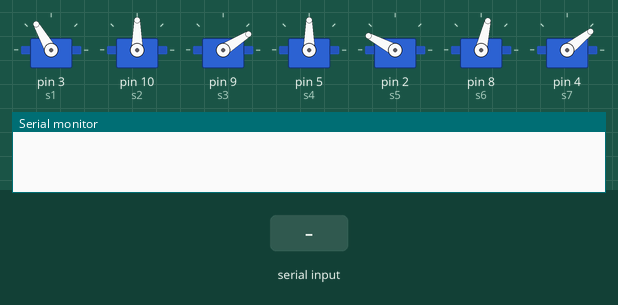
This sketch was run on a simulated Arduino Uno, built with avr-gcc and run on an emulated ATmega328P. Parts: 7 × servo, the last lines printed to the serial monitor. The test bench sets the inputs (shaded band).

Above: at 3.2 s.
3.3 s: "1" received over Serial
At 5.7 s:
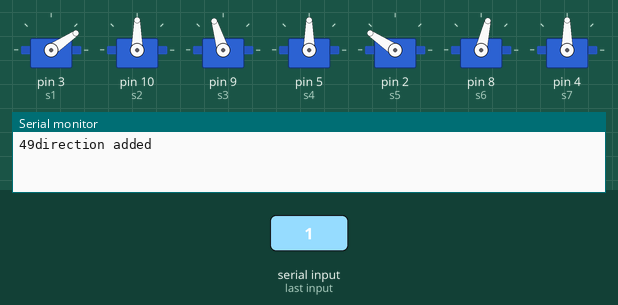
6.3 s: "5" received over Serial
At 7.4 s:
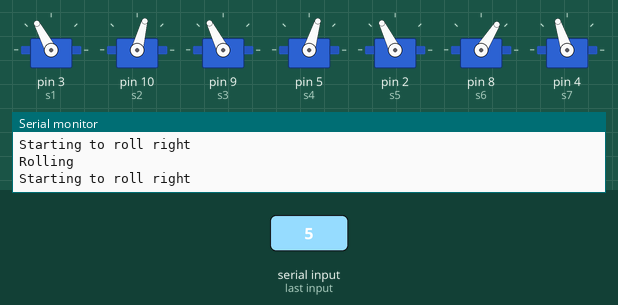
9.3 s: "4" received over Serial
12.3 s: "0" received over Serial
15.3 s: "2" received over Serial
At 17.2 s:
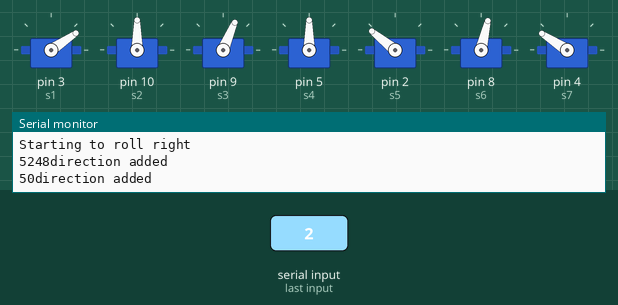
18.3 s: "0" received over Serial
Timing chart, 0 to 68.8 s (numbered marks = the images above; inputs shaded):
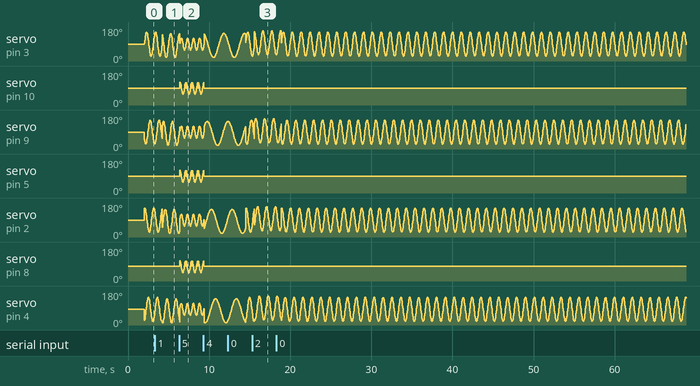

The sketch:

Smartphonesnakerobot.ino
```cpp
#include <Servo.h>
#include <SPI.h>
#include <nRF24L01.h>
#include <RF24.h>
#include<stdio.h>
#include <avr/io.h>
#include <util/delay.h>
#include <stdlib.h>
#include<avr/interrupt.h>

/*
 * Serpentine lateral plane:
 * a=0.6*pi
 * b=2*pi
 * c=0
 *
 *  a=0.75*pi;
    b=3.5*pi;
    c=-0.2*pi;
    num_segments = 5;

          a=1.5*pi;
          b=3*pi;
          c=0*pi;


 */

 /*
  * Rolling gait:
  * a=0.9*pi
  * b=1*pi
  * c=0
  * n=8
  * phase diff += 0.1
  * add pi to switch direction
  */

// Define servo objects for the snake segments
Servo s1;
Servo s2;
Servo s3;
Servo s4;
Servo s5;
Servo s6;
Servo s7;
int direc =48;
const float pi = 3.141593;
int counter = 0;
int frequency = 1;
int startPause = 2000;
int data=52;
int previousdata=52;
float a = 0.9*pi;                                   //Ampli Coeff
float b = 1*pi;                                     //Curve Coeff
float c = 0;                                        //Turn Coeff
float num_segments = 8;
float gamma=-c/num_segments;
float beta=b/num_segments;
float alpha=a*abs(sin(beta/2));
unsigned long previousMillis = 0;
long interval = 4;
void setup()
{
  Serial.begin(9600);

  // Attach segments to pins
   s1.attach(3); //blue left - 1st servo
   s2.attach(10); //black right - 2nd servo
   s3.attach(9); //violet right - 3rd servo
   s4.attach(5); //black left - 4th servo
   s5.attach(2); //white left - 5th servo
   s6.attach(8); //blue right - 6th servo
   s7.attach(4); //brown left - 7th servo

//Put snake in starting position
   s1.write(90);
   s2.write(90);
   s3.write(90);
   s4.write(90);
   s5.write(90);
   s6.write(90-13);
   s7.write(90-7);
   delay(startPause);
   previousMillis = millis();
}
void loop()
{
   if(Serial.available() > 0)      // Send data only when you receive data:
   {
      data = Serial.read();        //Read the incoming data & store into data
      Serial.print(data);          //Print Value inside data in Serial monitor
      if(data != 52 && data !=53)
      {
        direc = data;
        data = previousdata;
        Serial.println("direction added");
      }
   }
  if(data==52)
  {/*
    Serial.println("Helical on");
    //Helical gait
         if(direc ==48)
        {
          Serial.println("heli straight");
          a=0.8*pi;
          b=2*pi;
          c=0;
          num_segments = 8;
          gamma=-c/num_segments;
          beta=b/num_segments;
          alpha=a*abs(sin(beta/2));
          //Serial.println("helical");
          for(counter = 0; counter < 360;)
          {
            unsigned long currentMillis = millis();
            if (currentMillis - previousMillis >= interval)
            {
              previousMillis = currentMillis;
              s1.write(90 + (alpha*sin(frequency*counter*pi/180+0*beta)+gamma)*180/pi);
              //Serial.println((alpha*sin(frequency*counter*pi/180+0*beta)+gamma)*180/pi);
              s2.write(90 + (alpha*sin(frequency*counter*pi/180+1*beta+pi/2)+gamma)*180/pi);
              s3.write(90 + (alpha*sin(frequency*counter*pi/180+2*beta)+gamma)*180/pi);
              s4.write(90 + (alpha*sin(frequency*counter*pi/180+3*beta+pi/2)+gamma)*180/pi);
              s5.write(90 + (alpha*sin(frequency*counter*pi/180+4*beta)+gamma)*180/pi);
              s6.write(90 - 13 + (alpha*sin(frequency*counter*pi/180+5*beta+pi/2)+gamma)*180/pi);
              s7.write(90 - 7 + (alpha*sin(frequency*counter*pi/180+6*beta)+gamma)*180/pi);
              counter += 1;
            }
          }
        }
        else if(direc ==49)
        {
          Serial.println("heli right");
          a=0.8*pi;
          b=2*pi;
          c=0;
          num_segments = 8;
          gamma=-c/num_segments;
          beta=b/num_segments;
          alpha=a*abs(sin(beta/2));
          //Serial.println("helical");
          for(counter = 0; counter < 360;)
          {
            unsigned long currentMillis = millis();
            if (currentMillis - previousMillis >= interval)
            {
              previousMillis = currentMillis;
              s1.write(90 + (alpha*sin(frequency*counter*pi/180+0*beta)+gamma)*180/pi);
              //Serial.println((alpha*sin(frequency*counter*pi/180+0*beta)+gamma)*180/pi);
              s2.write(90 + (alpha*sin(frequency*counter*pi/180+1*beta+pi/2)+gamma)*180/pi);
              s3.write(90 + (alpha*sin(frequency*counter*pi/180+2*beta)+gamma)*180/pi);
              s4.write(90 + (alpha*sin(frequency*counter*pi/180+3*beta+pi/2)+gamma)*180/pi);
              s5.write(90 + (alpha*sin(frequency*counter*pi/180+4*beta)+gamma)*180/pi);
              s6.write(90 - 13 + (alpha*sin(frequency*counter*pi/180+5*beta+pi/2)+gamma)*180/pi);
              s7.write(90 - 7 + (alpha*sin(frequency*counter*pi/180+6*beta)+gamma)*180/pi);
              counter += 1;
            }
          }
        }
        else if(direc ==50)
        {
          Serial.println("heli back");
          a=0.8*pi;
          b=2*pi;
          c=0;
          num_segments = 8;
          gamma=-c/num_segments;
          beta=b/num_segments;
          alpha=a*abs(sin(beta/2));
          //Serial.println("helical");
          for(counter = 0; counter < 360;)
          {
            unsigned long currentMillis = millis();
            if (currentMillis - previousMillis >= interval)
            {
              previousMillis = currentMillis;
              s1.write(90 + (alpha*sin(frequency*counter*pi/180+0*beta)+gamma)*180/pi);
              //Serial.println((alpha*sin(frequency*counter*pi/180+0*beta)+gamma)*180/pi);
              s2.write(90 + (alpha*sin(frequency*counter*pi/180+1*beta+pi/2)+gamma)*180/pi);
              s3.write(90 + (alpha*sin(frequency*counter*pi/180+2*beta)+gamma)*180/pi);
              s4.write(90 + (alpha*sin(frequency*counter*pi/180+3*beta+pi/2)+gamma)*180/pi);
              s5.write(90 + (alpha*sin(frequency*counter*pi/180+4*beta)+gamma)*180/pi);
              s6.write(90 - 13 + (alpha*sin(frequency*counter*pi/180+5*beta+pi/2)+gamma)*180/pi);
              s7.write(90 - 7 + (alpha*sin(frequency*counter*pi/180+6*beta)+gamma)*180/pi);
              counter += 1;
            }
          }
        }
        else if(direc ==51)
        {
          Serial.println("heli left");
          a=0.8*pi;
          b=2*pi;
          c=0;
          num_segments = 8;
          gamma=-c/num_segments;
          beta=b/num_segments;
          alpha=a*abs(sin(beta/2));
          //Serial.println("helical");
          for(counter = 0; counter < 360;)
          {
            unsigned long currentMillis = millis();
            if (currentMillis - previousMillis >= interval)
            {
              previousMillis = currentMillis;
              s1.write(90 + (alpha*sin(frequency*counter*pi/180+0*beta)+gamma)*180/pi);
              //Serial.println((alpha*sin(frequency*counter*pi/180+0*beta)+gamma)*180/pi);
              s2.write(90 + (alpha*sin(frequency*counter*pi/180+1*beta+pi/2)+gamma)*180/pi);
              s3.write(90 + (alpha*sin(frequency*counter*pi/180+2*beta)+gamma)*180/pi);
              s4.write(90 + (alpha*sin(frequency*counter*pi/180+3*beta+pi/2)+gamma)*180/pi);
              s5.write(90 + (alpha*sin(frequency*counter*pi/180+4*beta)+gamma)*180/pi);
              s6.write(90 - 13 + (alpha*sin(frequency*counter*pi/180+5*beta+pi/2)+gamma)*180/pi);
              s7.write(90 - 7 + (alpha*sin(frequency*counter*pi/180+6*beta)+gamma)*180/pi);
              counter += 1;
            }
          }
        }
    previousdata = data;
    */
        //Serpentine gait
         if(direc == 48)
        {
          //Serial.println("hell");
          a=0.6*pi;
          b=2*pi;
          c=0*pi;
          num_segments = 5;
          gamma=-c/num_segments;
          beta=b/num_segments;
          alpha=a*abs(sin(beta/2));
          interval = 3;
          //Serial.println("Serpentine forward");
            // Serpentine motion
          for(counter = 0; counter < 360;)
          {
            unsigned long currentMillis = millis();
            if (currentMillis - previousMillis >= interval)
            {
              previousMillis = currentMillis;
              s1.write(90 + (alpha*sin(frequency*counter*pi/180-0*beta)+gamma)*180/pi);
              //Serial.println(90 + (alpha*sin(frequency*counter*pi/180-1*beta)+gamma)*180/pi);
              //s2.write(90 + (alpha*sin(frequency*counter*pi/180+0.1*beta+pi/2)+gamma)*180/pi);
              s3.write(90 + (alpha*sin(frequency*counter*pi/180-2*beta)+gamma)*180/pi);
              //s4.write(90 + (alpha*sin(frequency*counter*pi/180+0.3*beta+pi/2)+gamma)*180/pi);
              s5.write(90 + (alpha*sin(frequency*counter*pi/180-4*beta)+gamma)*180/pi);
              //s6.write(90 - 13 + (alpha*sin(frequency*counter*pi/180+0.5*beta+pi/2)+gamma)*180/pi);
              s7.write(90 - 7 + (alpha*sin(frequency*counter*pi/180-6*beta)+gamma)*180/pi);
              counter += 1;
            }
          }
        }
        else if(direc == 49)
        {
          a=0.6*pi;
          b=2*pi;
          c=0.2*pi;
          num_segments = 5;
          gamma=-c/num_segments;
          beta=b/num_segments;
          alpha=a*abs(sin(beta/2));
          //Serial.println("Serpentine right");

            // Serpentine motion right
          for(counter = 0; counter < 360;)
          {
            unsigned long currentMillis = millis();
            if (currentMillis - previousMillis >= interval)
            {
              previousMillis = currentMillis;
              s1.write(90 + (alpha*sin(frequency*counter*pi/180-1*beta+pi)+gamma)*180/pi);
              //Serial.println(90 + (alpha*sin(frequency*counter*pi/180-1*beta)+gamma)*180/pi);
              //s2.write(90 + (alpha*sin(frequency*counter*pi/180+0.1*beta+pi/2)+gamma)*180/pi);
              s3.write(90 + (alpha*sin(frequency*counter*pi/180-2*beta+pi)+gamma)*180/pi);
              //s4.write(90 + (alpha*sin(frequency*counter*pi/180+0.3*beta+pi/2)+gamma)*180/pi);
              s5.write(90 + (alpha*sin(frequency*counter*pi/180-3*beta+pi)+gamma)*180/pi);
              //s6.write(90 - 13 + (alpha*sin(frequency*counter*pi/180+0.5*beta+pi/2)+gamma)*180/pi);
              s7.write(90 - 7 + (alpha*sin(frequency*counter*pi/180-4*beta+pi)+gamma)*180/pi);
              counter += 1;
            }
          }
        }
        else if(direc == 50)
        {
          a=0.6*pi;
          b=2*pi;
          c=-0.2*pi;
          num_segments = 5;
          gamma=-c/num_segments;
          beta=b/num_segments;
          alpha=a*abs(sin(beta/2));
          //Serial.println("Serpentine left");

            // Serpentine motion left
          for(counter = 0; counter < 360;)
          {
            unsigned long currentMillis = millis();
            if (currentMillis - previousMillis >= interval)
            {
              previousMillis = currentMillis;
              s1.write(90 + (alpha*sin(frequency*counter*pi/180-1*beta+pi)+gamma)*180/pi);
              //Serial.println(90 + (alpha*sin(frequency*counter*pi/180-1*beta)+gamma)*180/pi);
              //s2.write(90 + (alpha*sin(frequency*counter*pi/180+0.1*beta+pi/2)+gamma)*180/pi);
              s3.write(90 + (alpha*sin(frequency*counter*pi/180-2*beta+pi)+gamma)*180/pi);
              //s4.write(90 + (alpha*sin(frequency*counter*pi/180+0.3*beta+pi/2)+gamma)*180/pi);
              s5.write(90 + (alpha*sin(frequency*counter*pi/180-3*beta+pi)+gamma)*180/pi);
              //s6.write(90 - 13 + (alpha*sin(frequency*counter*pi/180+0.5*beta+pi/2)+gamma)*180/pi);
              s7.write(90 - 7 + (alpha*sin(frequency*counter*pi/180-4*beta+pi)+gamma)*180/pi);
              counter += 1;
            }
          }
        }
        else if(direc == 51)
        {
          a=0.6*pi;
          b=2*pi;
          c=0*pi;
          num_segments = 5;
          gamma=-c/num_segments;
          beta=b/num_segments;
          alpha=a*abs(sin(beta/2));
          //Serial.println("Serpentine backward");

            // Serpentine motion
          for(counter = 0; counter < 360;)
          {
            unsigned long currentMillis = millis();
            if (currentMillis - previousMillis >= interval)
            {
              previousMillis = currentMillis;
              s1.write(90 + (alpha*sin(frequency*counter*pi/180-1*beta+pi)+gamma)*180/pi);
              //Serial.println(90 + (alpha*sin(frequency*counter*pi/180-1*beta)+gamma)*180/pi);
              //s2.write(90 + (alpha*sin(frequency*counter*pi/180+0.1*beta+pi/2)+gamma)*180/pi);
              s3.write(90 + (alpha*sin(frequency*counter*pi/180-2*beta+pi)+gamma)*180/pi);
              //s4.write(90 + (alpha*sin(frequency*counter*pi/180+0.3*beta+pi/2)+gamma)*180/pi);
              s5.write(90 + (alpha*sin(frequency*counter*pi/180-3*beta+pi)+gamma)*180/pi);
              //s6.write(90 - 13 + (alpha*sin(frequency*counter*pi/180+0.5*beta+pi/2)+gamma)*180/pi);
              s7.write(90 - 7 + (alpha*sin(frequency*counter*pi/180-4*beta+pi)+gamma)*180/pi);
              counter += 1;
            }
          }
        }
        previousdata = data;
  }
  else if(data==53)
  {
    Serial.println("Rolling");
    if(direc != 49 && direc != 51)
    {
      direc = 49;
    }
    //Rolling gait
          if(direc == 49)
        {
          Serial.println("Starting to roll right");
          //Roll right
          a=0.9*pi;
          b=1.0*pi;
          c=0;
          num_segments = 8;
          gamma=-c/num_segments;
          beta=b/num_segments;
          alpha=a*abs(sin(beta/2));
          interval = 7;
          for(counter = 0; counter < 360;)
          {
            unsigned long currentMillis = millis();
            if (currentMillis - previousMillis >= interval);
            {
              previousMillis = currentMillis;
              s1.write(90 + (alpha*sin(frequency*counter*pi/180+0*beta)+gamma)*180/pi);
              s2.write(90 + (alpha*sin(frequency*counter*pi/180+0.1*beta+pi/2)+gamma)*180/pi);
              s3.write(90 + (alpha*sin(frequency*counter*pi/180+0.2*beta)+gamma)*180/pi);
              s4.write(90 + (alpha*sin(frequency*counter*pi/180+0.3*beta+pi/2)+gamma)*180/pi);
              s5.write(90 + (alpha*sin(frequency*counter*pi/180+0.4*beta)+gamma)*180/pi);
              s6.write(90 - 13 + (alpha*sin(frequency*counter*pi/180+0.5*beta+pi/2)+gamma)*180/pi);
              s7.write(90 - 7 + (alpha*sin(frequency*counter*pi/180+0.6*beta)+gamma)*180/pi);
              counter += 1;
            }
          }
        }
         else if(direc == 51)
        {
          Serial.println("Rollingleft");
          //Roll left
          a=0.9*pi;
          b=1*pi;
          c=0;
          num_segments = 8;
          gamma=-c/num_segments;
          beta=b/num_segments;
          alpha=a*abs(sin(beta/2));
          interval = 7;
          for(counter = 0; counter < 360;)
          {
            unsigned long currentMillis = millis();
            if (currentMillis - previousMillis >= interval)
            {
              previousMillis = currentMillis;
              s1.write(90 + (alpha*sin(frequency*counter*pi/180+0*beta + pi)+gamma)*180/pi);
              s2.write(90 + (alpha*sin(frequency*counter*pi/180+0.1*beta+pi/2 + pi)+gamma)*180/pi);
              s3.write(90 + (alpha*sin(frequency*counter*pi/180+0.2*beta + pi)+gamma)*180/pi);
              s4.write(90 + (alpha*sin(frequency*counter*pi/180+0.3*beta+pi/2 + pi)+gamma)*180/pi);
              s5.write(90 + (alpha*sin(frequency*counter*pi/180+0.4*beta+pi)+gamma)*180/pi);
              s6.write(90 - 13 + (alpha*sin(frequency*counter*pi/180+0.5*beta+pi/2+pi)+gamma)*180/pi);
              s7.write(90 - 7 + (alpha*sin(frequency*counter*pi/180+0.6*beta+pi)+gamma)*180/pi);
              counter += 1;
            }
          }
        }
    previousdata = data;

   s1.write(90);
   s2.write(90);
   s3.write(90);
   s4.write(90);
   s5.write(90);
   s6.write(90-13);
   s7.write(90-7);

  }
  /*
  else if(gait==1 && flag ==0)
  {
    flag = 1;
    Serial.println("The gait is:");
    Serial.println(gait);
    Serial.println("direction:");
    Serial.println(direc);

        //Serpentine gait
         if(direc == 2)
        {
          Serial.println("hell");
          a=1.5*pi;
          b=3*pi;
          c=0*pi;
          num_segments = 4;
          gamma=-c/num_segments;
          beta=b/num_segments;
          alpha=a*abs(sin(beta/2));
          interval = 3;
          //Serial.println("Serpentine forward");
            // Serpentine motion
          for(counter = 0; counter < 360;)
          {
            unsigned long currentMillis = millis();
            if (currentMillis - previousMillis >= interval)
            {
              previousMillis = currentMillis;
              s1.write(90 + (alpha*sin(frequency*counter*pi/180-0*beta)+gamma)*180/pi);
              //Serial.println(90 + (alpha*sin(frequency*counter*pi/180-1*beta)+gamma)*180/pi);
              //s2.write(90 + (alpha*sin(frequency*counter*pi/180+0.1*beta+pi/2)+gamma)*180/pi);
              s3.write(90 + (alpha*sin(frequency*counter*pi/180-2*beta)+gamma)*180/pi);
              //s4.write(90 + (alpha*sin(frequency*counter*pi/180+0.3*beta+pi/2)+gamma)*180/pi);
              s5.write(90 + (alpha*sin(frequency*counter*pi/180-4*beta)+gamma)*180/pi);
              //s6.write(90 - 13 + (alpha*sin(frequency*counter*pi/180+0.5*beta+pi/2)+gamma)*180/pi);
              s7.write(90 - 7 + (alpha*sin(frequency*counter*pi/180-6*beta)+gamma)*180/pi);
              counter += 1;
            }
          }
        }
        else if(direc == 4)
        {
          a=0.6*pi;
          b=2*pi;
          c=0.4*pi;
          num_segments = 4;
          gamma=-c/num_segments;
          beta=b/num_segments;
          alpha=a*abs(sin(beta/2));
          //Serial.println("Serpentine right");

            // Serpentine motion right
          for(counter = 0; counter < 360;)
          {
            unsigned long currentMillis = millis();
            if (currentMillis - previousMillis >= interval)
            {
              previousMillis = currentMillis;
              s1.write(90 + (alpha*sin(frequency*counter*pi/180-1*beta+pi)+gamma)*180/pi);
              //Serial.println(90 + (alpha*sin(frequency*counter*pi/180-1*beta)+gamma)*180/pi);
              //s2.write(90 + (alpha*sin(frequency*counter*pi/180+0.1*beta+pi/2)+gamma)*180/pi);
              s3.write(90 + (alpha*sin(frequency*counter*pi/180-2*beta+pi)+gamma)*180/pi);
              //s4.write(90 + (alpha*sin(frequency*counter*pi/180+0.3*beta+pi/2)+gamma)*180/pi);
              s5.write(90 + (alpha*sin(frequency*counter*pi/180-3*beta+pi)+gamma)*180/pi);
              //s6.write(90 - 13 + (alpha*sin(frequency*counter*pi/180+0.5*beta+pi/2)+gamma)*180/pi);
              s7.write(90 - 7 + (alpha*sin(frequency*counter*pi/180-4*beta+pi)+gamma)*180/pi);
              counter += 1;
            }
          }
        }
        else if(direc == 0)
        {
          a=0.6*pi;
          b=2*pi;
          c=-0.4;
          num_segments = 4;
          gamma=-c/num_segments;
          beta=b/num_segments;
          alpha=a*abs(sin(beta/2));
          //Serial.println("Serpentine left");

            // Serpentine motion left
          for(counter = 0; counter < 360;)
          {
            unsigned long currentMillis = millis();
            if (currentMillis - previousMillis >= interval)
            {
              previousMillis = currentMillis;
              s1.write(90 + (alpha*sin(frequency*counter*pi/180-1*beta+pi)+gamma)*180/pi);
              //Serial.println(90 + (alpha*sin(frequency*counter*pi/180-1*beta)+gamma)*180/pi);
              //s2.write(90 + (alpha*sin(frequency*counter*pi/180+0.1*beta+pi/2)+gamma)*180/pi);
              s3.write(90 + (alpha*sin(frequency*counter*pi/180-2*beta+pi)+gamma)*180/pi);
              //s4.write(90 + (alpha*sin(frequency*counter*pi/180+0.3*beta+pi/2)+gamma)*180/pi);
              s5.write(90 + (alpha*sin(frequency*counter*pi/180-3*beta+pi)+gamma)*180/pi);
              //s6.write(90 - 13 + (alpha*sin(frequency*counter*pi/180+0.5*beta+pi/2)+gamma)*180/pi);
              s7.write(90 - 7 + (alpha*sin(frequency*counter*pi/180-4*beta+pi)+gamma)*180/pi);
              counter += 1;
            }
          }
        }
        else if(direc == 6)
        {
          a=0.6*pi;
          b=2*pi;
          c=0;
          num_segments = 4;
          gamma=-c/num_segments;
          beta=b/num_segments;
          alpha=a*abs(sin(beta/2));
          //Serial.println("Serpentine backward");

            // Serpentine motion
          for(counter = 0; counter < 360;)
          {
            unsigned long currentMillis = millis();
            if (currentMillis - previousMillis >= interval)
            {
              previousMillis = currentMillis;
              s1.write(90 + (alpha*sin(frequency*counter*pi/180-1*beta+pi)+gamma)*180/pi);
              //Serial.println(90 + (alpha*sin(frequency*counter*pi/180-1*beta)+gamma)*180/pi);
              //s2.write(90 + (alpha*sin(frequency*counter*pi/180+0.1*beta+pi/2)+gamma)*180/pi);
              s3.write(90 + (alpha*sin(frequency*counter*pi/180-2*beta+pi)+gamma)*180/pi);
              //s4.write(90 + (alpha*sin(frequency*counter*pi/180+0.3*beta+pi/2)+gamma)*180/pi);
              s5.write(90 + (alpha*sin(frequency*counter*pi/180-3*beta+pi)+gamma)*180/pi);
              //s6.write(90 - 13 + (alpha*sin(frequency*counter*pi/180+0.5*beta+pi/2)+gamma)*180/pi);
              s7.write(90 - 7 + (alpha*sin(frequency*counter*pi/180-4*beta+pi)+gamma)*180/pi);
              counter += 1;
            }
          }
        }

      flag =0;
  }
  */
}
```
